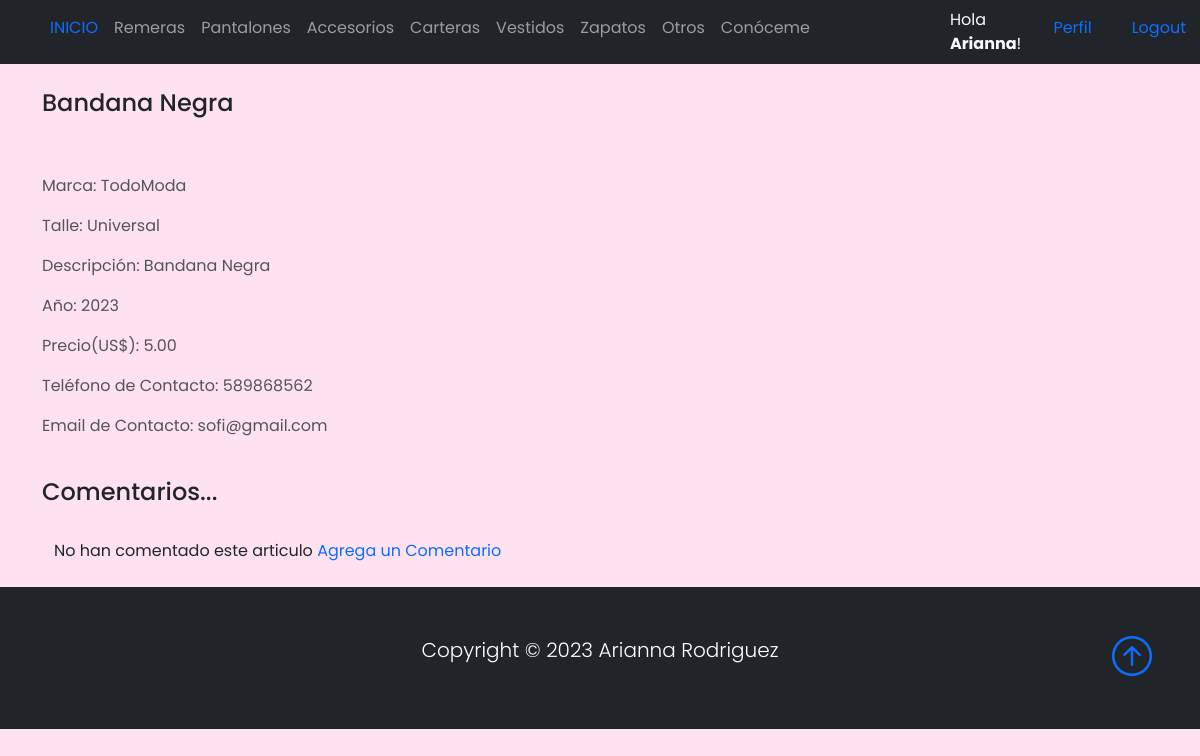
Screenshot of /otroDetalle/9/ (signed in) with the database file from the repository.
### thriftshop/models.py (models this page shows, shortened)
class Articulo(models.Model):
    articuloSeleccion = (
    ('remera','Remera'),
    ('pantalon', 'Pantalones'),
    ('accesorio','Accesorio'),
    ('zapato','Zapatos'),
    ('vestido','Vestido'),
    ('cartera','Cartera'),
    ('otro', 'Otro'),
    )
    usuario = models.ForeignKey(User, on_delete=models.CASCADE, null=True, blank=True)
    titulo = models.CharField(max_length=200)
    articulo = models.CharField(max_length=15, choices=articuloSeleccion, default='remera')
    marca = models.CharField(max_length=40)
    talle = models.CharField(max_length=40)
    descripcion = models.TextField(null=True, blank=True)
    year = models.IntegerField()
    precio = models.DecimalField(max_digits=10, decimal_places=2)
    fechaPublicacion = models.DateTimeField(auto_now_add=True)
    telefonoContacto = models.IntegerField()
    emailContacto = models.EmailField()
    imagenArticulo = models.ImageField(null=True, blank=True, upload_to="imagenes/")
    class Meta:
        ordering = ['usuario', '-fechaPublicacion']

### thriftshop/views.py (the view)
# urls.py: path('otroDetalle/<int:pk>/', OtroDetalle.as_view(), name='otro'),
class OtroDetalle(LoginRequiredMixin, DetailView):
    model = Articulo
    context_object_name = 'otro'
    template_name = 'thriftshop/otroDetalle.html'

### thriftshop/templates/thriftshop/otroDetalle.html (shortened to what this page needs)
{% extends 'thriftshop/home.html' %}
{% block content %}
<br>
<br>
<div class="container">
<p><h4>{{otro.titulo}}</h4></p>
{% if otro.imagenArticulo %}
    <p><img src="{{otro.imagenArticulo.url}}" alt=""></p>
{% endif %}
<p>Marca: {{otro.marca}}</p>
<p>Talle: {{otro.talle}}</p>
<p>Descripción: {{otro.descripcion}}</p>
<p>Año: {{otro.year}}</p>
<p>Precio(US$): {{otro.precio}}</p>
<p>Teléfono de Contacto: {{otro.telefonoContacto}}</p>
<p>Email de Contacto: {{otro.emailContacto}}</p>
</div>
<br>
<div class="container">
    <h4>Comentarios...</h4>
    <br>
    <div class="container">
    {% if not otro.comentarios.all %}
        No han comentado este articulo
    {% endif %}
    <a href="{% url 'comentario' otro.pk %}">Agrega un Comentario</a>
    </div>
</div>
<br>
{% endblock %}

### thriftshop/templates/thriftshop/home.html (shortened to what this page needs)
{% load static %}
<!DOCTYPE html>
<html lang="en">
<head>
    <link href="https://cdn.jsdelivr.net/npm/bootstrap@5.0.2/dist/css/bootstrap.min.css" rel="stylesheet"
>
    <link rel="stylesheet" href="https://cdn.jsdelivr.net/npm/bootstrap-icons@1.3.0/font/bootstrap-icons.css">
    <link rel="stylesheet" type="text/css" href="{% static 'style.css' %}">
</head>
<body>
    <nav class="navbar navbar-expand-sm bg-dark navbar-dark py-2 fixed-top">
      <div class="container">
            <div class="collapse navbar-collapse" id="navmenu">
              <ul class="navbar-nav mr-auto">
                <li class="nav-item">
                  <a class="nav-link" href="{% url 'home' %}"><span class="text-primary">INICIO</span></a>
                </li>
                <li class="nav-item">
                  <a class="nav-link" href="{% url 'remeras' %}">Remeras</a>
                </li>
                <li class="nav-item">
                  <a class="nav-link" href="{% url 'pantalones' %}">Pantalones</a>
                </li>
                <li class="nav-item">
                  <a class="nav-link" href="{% url 'accesorios' %}">Accesorios</a>
                </li>
                <li class="nav-item">
                  <a class="nav-link" href="{% url 'carteras' %}">Carteras</a>
                </li>
                <li class="nav-item">
                  <a class="nav-link" href="{% url 'vestidos' %}">Vestidos</a>
                </li>
                <li class="nav-item">
                  <a class="nav-link" href="{% url 'zapatos' %}">Zapatos</a>
                </li>
                <li class="nav-item">
                  <a class="nav-link" href="{% url 'otros' %}">Otros</a>
                </li>
                <li class="nav-item">
                  <a class="nav-link" href="{% url 'acerca_de_mi' %}">Conóceme</a>
                </li>
                <div class="container"></div>
                <div class="container"></div>
                <div class="container"></div>
                <div class="container"></div>
                <div class="container"></div>
                {% if request.user.is_authenticated %}
                <div class="container">
                <li class="nav-item">
                  <span class="text-light"> Hola <strong>{{request.user.first_name}}</strong>!</span>
                </li>
                </div>
                <div class="container">
                <li class="nav-item">
                  <a class="nav-link" href="{% url 'editar_perfil' %}"><span class="text-primary">Perfil</span></a>
                </li>
                </div>
                <div class="container">
                <li class="nav-item">
                  <a class="nav-link" href="{% url 'logout' %}"><span class="text-primary">Logout</span></a>
                </li>
                </div>
              {% endif %}
           </ul>
          </div>
      </div>
  </nav>
      {% block content %}{% endblock %}
  <footer class="p-5 bg-dark text-white text-center position-relative">
      <div class="container">
          <p class="lead text-white">Copyright &copy; 2023 Arianna Rodriguez</p>
          <a href="" class="position-absolute bottom-0 end-0 p-5">
              <i class="bi bi-arrow-up-circle h1"></i>
          </a>
      </div>
  </footer>
</body>
</html>

### thriftshop/static/style.css (style rules this page uses)
body { background-color: rgb(255, 226, 242); font-family: 'Poppins', 'Nunito', sans-serif; padding-top: 25px; }
a { text-decoration: none; }
li { text-decoration: none; }
p { color: #555555; }

### rows the page displays
Articulo: titulo "Bandana Negra", marca "TodoModa", talle "Universal", descripcion "Bandana Negra", year "2023", precio "5.00", telefonoContacto "589868562", emailContacto "sofi@gmail.com"

### other values shown
{{ request.user.first_name }} "Arianna"
